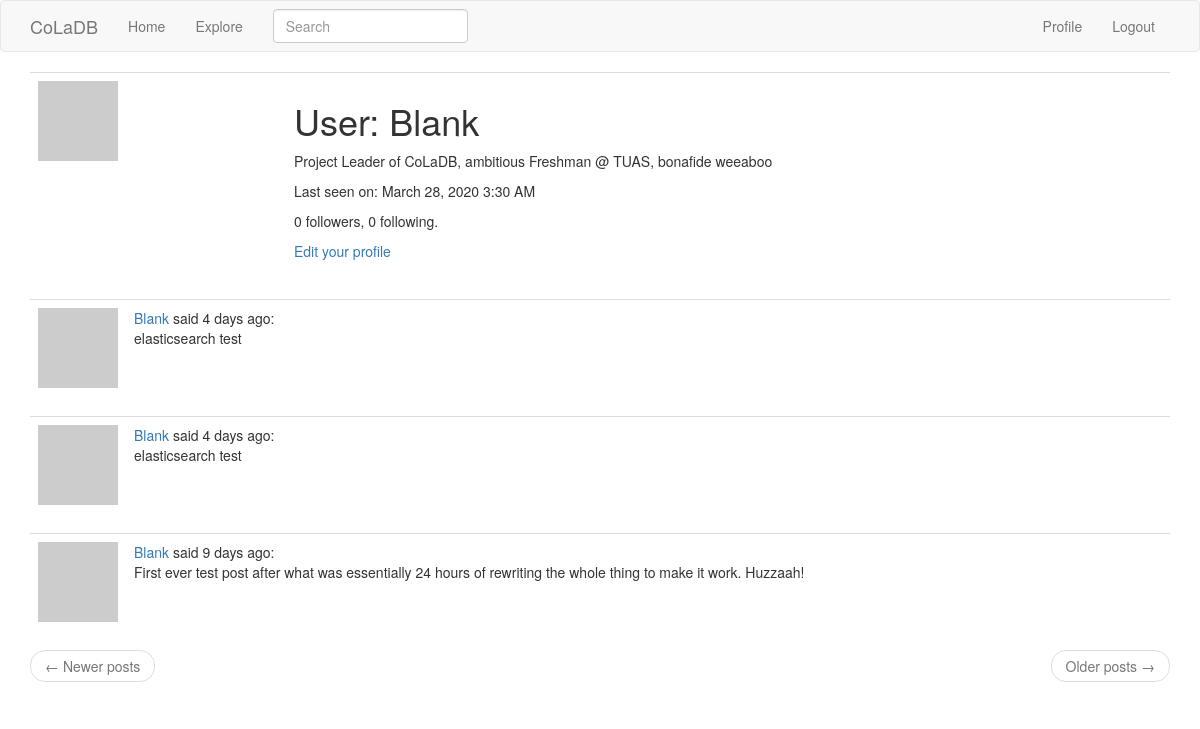
The app's page /user/Blank (signed in), older data.
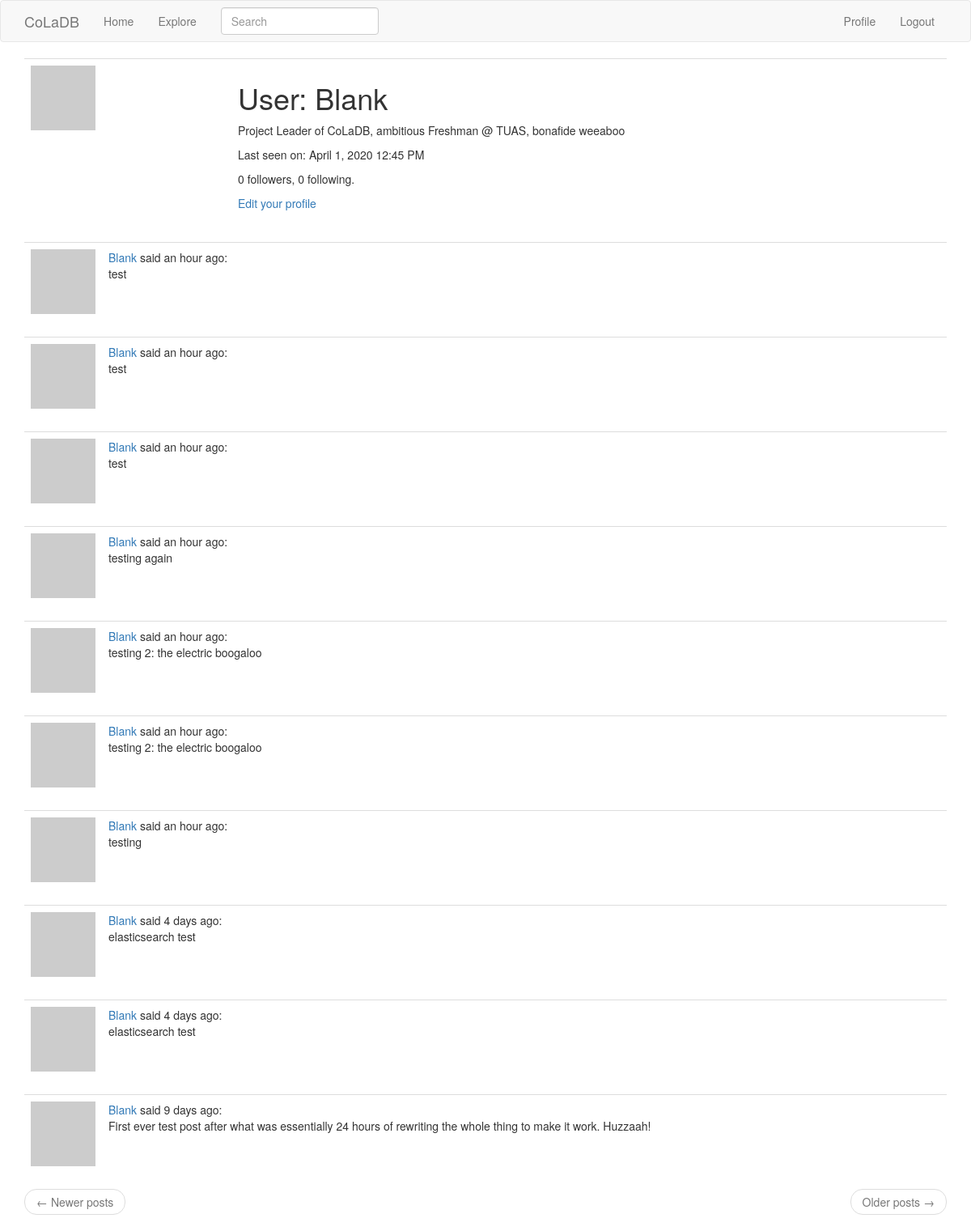
The same page, newer data.
### app/models.py (models this page shows, shortened)
class User(UserMixin, db.Model):
  id = db.Column(db.Integer, primary_key=True)
  username = db.Column(db.String(64), index=True, unique=True)
  email = db.Column(db.String(120), index=True, unique=True)
  password_hash = db.Column(db.String(128))
  posts = db.relationship('Post', backref='author', lazy='dynamic')
  about_me = db.Column(db.String(140))
  last_seen = db.Column(db.DateTime, default=datetime.utcnow)
  followed = db.relationship(
    'User', secondary=followers,
    primaryjoin=(followers.c.follower_id == id),
    secondaryjoin=(followers.c.followed_id == id),
    backref=db.backref('followers', lazy='dynamic'), lazy='dynamic')
  def avatar(self, size):
    digest = md5(self.email.lower().encode('utf-8')).hexdigest()
    return 'https://gravatar.com/avatar/{}?d=identicon&s={}'.format(digest, size)

class SearchableMixin(object):
  @classmethod
  def before_commit(cls, session):
    session._changes = {
      'add': list(session.new),
      'update': list(session.dirty),
      'delete': list(session.deleted)
    }
  @classmethod
  def after_commit(cls, session):
    for obj in session._changes['add']:
      if isinstance(obj, SearchableMixin):
        add_to_index(obj.__tablename__, obj)
    for obj in session._changes['update']:
      if isinstance(obj, SearchableMixin):
        add_to_index(obj.__tablename__, obj)
    for obj in session._changes['delete']:
      if isinstance(obj, SearchableMixin):
        remove_from_index(obj.__tablename__, obj)
    session._changes = None

class Post(SearchableMixin, db.Model):
  __searchable__ = ['body']
  id = db.Column(db.Integer, primary_key=True)
  body = db.Column(db.String)
  timestamp = db.Column(db.DateTime, index=True, default=datetime.utcnow)
  user_id = db.Column(db.Integer, db.ForeignKey('user.id'))

### app/main/routes.py (the view)
@bp.route('/user/<username>')
@login_required
def user(username):
  user = User.query.filter_by(username=username).first_or_404()
  page = request.args.get('page', 1, type=int)
  posts = user.posts.order_by(Post.timestamp.desc()).paginate(
      page, current_app.config['POSTS_PER_PAGE'], False)
  next_url = url_for('main.user', username=user.username, page=posts.next_num) \
      if posts.has_next else None
  prev_url = url_for('main.user', username=user.username, page=posts.prev_num) \
      if posts.has_prev else None
  return render_template('user.html', user=user, posts=posts.items, next_url=next_url, prev_url=prev_url)

### app/main/forms.py
class SearchForm(FlaskForm):
  q = StringField('Search', validators=[DataRequired()])
  def __init__(self, *args, **kwargs):
    if 'formdata' not in kwargs:
      kwargs['formdata'] = request.args
    if 'csrf_enabled' not in kwargs:
      kwargs['csrf_enabled'] = False
    super(SearchForm, self).__init__(*args, **kwargs)

### app/main/routes.py (called while the page is built)
@bp.before_app_request
def before_request():
  if current_user.is_authenticated:
    current_user.last_seen = datetime.utcnow()
    db.session.commit()
    g.search_form = SearchForm()

### app/models.py (called while the page is built)
@login.user_loader
def load_user(id):
  return User.query.get(int(id))

### app/templates/user.html
{% extends "base.html" %}
{% block app_content %}
  <table class="table table-hover">
    <tr>
      <td width="256px"><img src="{{ user.avatar(256) }}"></td>
      <td>
        <h1>User: {{ user.username }}</h1>
        {% if user.about_me %}
        <p>{{ user.about_me }}</p>
        {% endif %}
        {% if user.last_seen %}
        <p>Last seen on: {{ moment(user.last_seen).format('LLL') }}</p>
        {% endif %}
        <p>{{ user.followers.count() }} followers, {{ user.followed.count() }} following.</p>
        {% if user == current_user %}
        <p><a href="{{ url_for('main.edit_profile') }}">Edit your profile</a></p>
        {% elif not current_user.is_following(user) %}
        <p><a href="{{ url_for('main.follow', username=user.username) }}">Follow</a></p>
        {% else %}
        <p><a href="{{ url_for('main.unfollow', username=user.username) }}">Unfollow</a></p>
        {% endif %}
      </td>
    </tr>
  </table>
  {% for post in posts %}
    {% include '_post.html' %}
  {% endfor %}
  <nav aria-label="...">
    <ul class="pager">
      <li class="previous{% if not prev_url %} disabled{% endif %}">
        <a href="{{ prev_url or '#' }}">
          <span aria-hidden="true">&larr;</span> Newer posts
        </a>
      </li>
      <li class="next{% if not next_url %} disabled{% endif %}">
        <a href="{{ next_url or '#' }}">
          Older posts <span aria-hidden="true">&rarr;</span>
        </a>
      </li>
    </ul>
  </nav>
{% endblock %}

### app/templates/_post.html
<table class="table table-hover">
  <tr>
    <td width="70px">
      <a href="{{ url_for('main.user', username=post.author.username) }}">
        <img src="{{ post.author.avatar(70) }}" />
      </a>
    </td>
    <td>
      <a href="{{ url_for('main.user', username=post.author.username) }}">
        {{ post.author.username }}
      </a>
      said {{ moment(post.timestamp).fromNow() }}:
      <br>
      {{ post.body }}
    </td>
  </tr>
</table>

Row changes from the older to the newer data that the page shows:
changed User "Blank": last_seen "March 28, 2020 3:30 AM" → "April 1, 2020 12:45 PM"
added Post: author.username "Blank", timestamp "an hour ago", body "test"
added Post: author.username "Blank", timestamp "an hour ago", body "test"
added Post: author.username "Blank", timestamp "an hour ago", body "test"
added Post: author.username "Blank", timestamp "an hour ago", body "testing again"
added Post: author.username "Blank", timestamp "an hour ago", body "testing 2: the electric boogaloo"
added Post: author.username "Blank", timestamp "an hour ago", body "testing 2: the electric boogaloo"
added Post: author.username "Blank", timestamp "an hour ago", body "testing"
